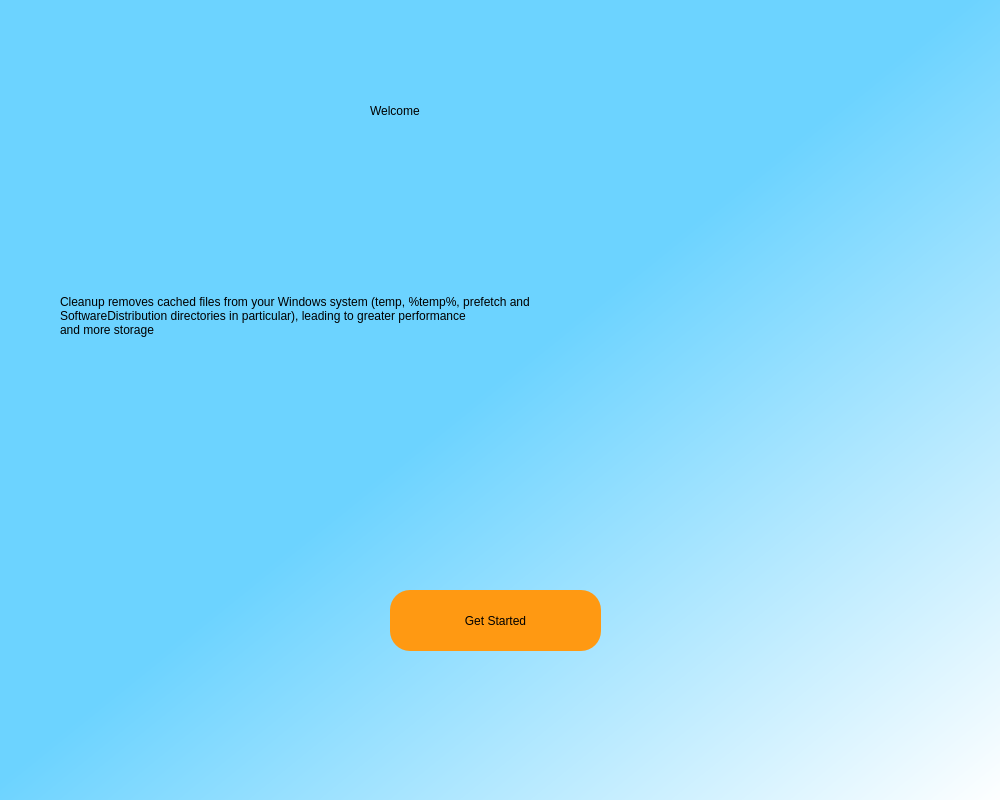
<?xml version="1.0" encoding="UTF-8"?>
<ui version="4.0">
 <class>Dialog</class>
 <widget class="QDialog" name="Dialog">
  <property name="geometry">
   <rect>
    <x>0</x>
    <y>0</y>
    <width>1000</width>
    <height>800</height>
   </rect>
  </property>
  <property name="windowTitle">
   <string>Dialog</string>
  </property>
  <property name="styleSheet">
   <string notr="true"/>
  </property>
  <widget class="QWidget" name="widget" native="true">
   <property name="geometry">
    <rect>
     <x>0</x>
     <y>0</y>
     <width>1011</width>
     <height>801</height>
    </rect>
   </property>
   <property name="styleSheet">
    <string notr="true">QWidget #widget{
background-color:qlineargradient(spread:pad, x1:0.479, y1:0.488273, x2:1, y2:1, stop:0 rgba(108, 211, 255, 255), stop:1 rgba(255, 255, 255, 255));}</string>
   </property>
   <widget class="QLabel" name="label">
    <property name="geometry">
     <rect>
      <x>370</x>
      <y>80</y>
      <width>251</width>
      <height>61</height>
     </rect>
    </property>
    <property name="styleSheet">
     <string notr="true">font: 75 36pt &quot;MS Shell Dlg 2&quot;;</string>
    </property>
    <property name="text">
     <string>Welcome</string>
    </property>
   </widget>
   <widget class="QPushButton" name="getstarted">
    <property name="geometry">
     <rect>
      <x>390</x>
      <y>590</y>
      <width>211</width>
      <height>61</height>
     </rect>
    </property>
    <property name="styleSheet">
     <string notr="true">QPushButton{
border-radius: 20px;
font: 18pt &quot;MS Shell Dlg 2&quot;;
background-color:rgb(255, 153, 18);
}
QPushButton:hover{
background-color:rgb(255, 162, 99);
}</string>
    </property>
    <property name="text">
     <string>Get Started</string>
    </property>
   </widget>
   <widget class="QLabel" name="label_2">
    <property name="geometry">
     <rect>
      <x>60</x>
      <y>190</y>
      <width>931</width>
      <height>251</height>
     </rect>
    </property>
    <property name="styleSheet">
     <string notr="true">font: 14pt &quot;MS Shell Dlg 2&quot;;</string>
    </property>
    <property name="text">
     <string>Cleanup removes cached files from your Windows system (temp, %temp%, prefetch and
SoftwareDistribution directories in particular), leading to greater performance
and more storage</string>
    </property>
   </widget>
  </widget>
 </widget>
 <resources/>
 <connections/>
</ui>
